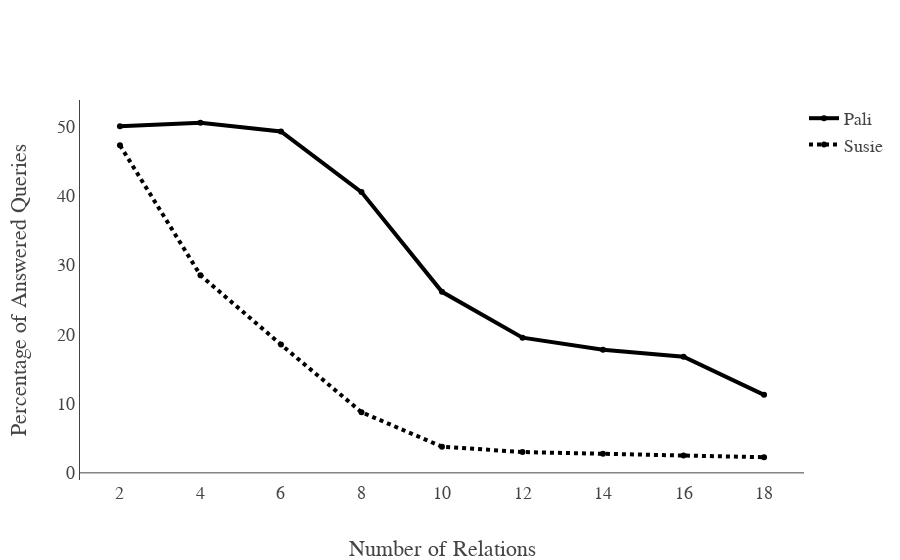

The code cell stored with this chart in its notebook:
### Code cell
layout = Layout(
  #  title='Comparisation Performance With Rule Order Optimization',
    font=dict(family='Latin Modern Math', size=6*3),
    xaxis=dict(
        title='Number of Relations',
        autorange=True,
        showgrid=False,
        zeroline=False,
        showline=False,
        autotick=True,
        ticks='',
        showticklabels=True
    ),
    yaxis=dict(
        title='Percentage of Answered Queries',
        autorange=True,
        showgrid=False,
        zeroline=True,
        showline=True,
        autotick=True,
        ticks='',
        showticklabels=True
    ),
    legend=dict(x=1, y=1)
)
fig = Figure(data=data, layout=layout)
iplot(fig)

### Figure 1 — Plotly figure (JSON) as saved in the notebook; plotly's stock layout.template omitted (floating-point values rounded to 4 significant figures)
{"data": [{"line": {"color": "rgb(0, 0, 0)", "width": 4}, "name": "Pali", "type": "scatter", "x": [2, 4, 6, 8, 10, 12, 14, 16, 18], "y": [50, 50.5, 49.25, 40.5, 26.11, 19.5, 17.75, 16.75, 11.25]}, {"line": {"color": "rgb(0, 0, 0)", "dash": "dot", "width": 4}, "name": "Susie", "type": "scatter", "x": [2, 4, 6, 8, 10, 12, 14, 16, 18], "y": [47.25, 28.5, 18.5, 8.75, 3.778, 3, 2.75, 2.5, 2.25]}], "layout": {"font": {"family": "Latin Modern Math", "size": 18}, "legend": {"x": 1, "y": 1}, "xaxis": {"autorange": true, "autotick": true, "showgrid": false, "showline": false, "showticklabels": true, "ticks": "", "title": "Number of Relations", "zeroline": false}, "yaxis": {"autorange": true, "autotick": true, "showgrid": false, "showline": true, "showticklabels": true, "ticks": "", "title": "Percentage of Answered Queries", "zeroline": true}}}
